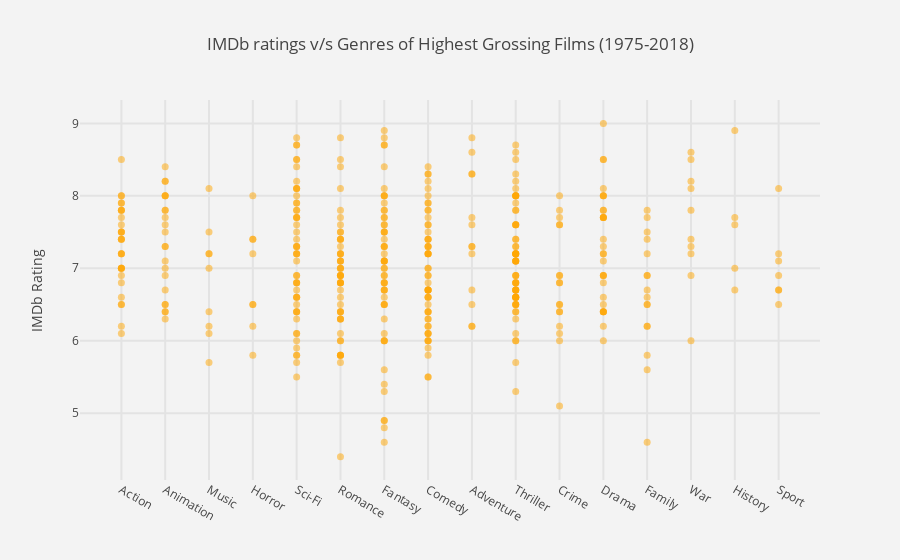

Source (notebook cell):
### Markdown cell above
<br>
# **Visualization of Data**
In the previous step, we modified whatever data we had to and now we are ready to come down to the final part and the most fun part of this project, checking whether we can find correlations between the columns.

*I already have charted all pairs of parameters, which I thought would have little or big correlations between them. Any other pairs, which have not been charted, can be done by forking this notebook.*

The plots are categorized according to one parameter, say `imdb_rating` or `length`, and all possible charts are shown as sub-bullets under the main parameter. 

<br>
## 1. IMDb Rating
IMDb ratings along with Rotten Tomatoes may not be the only yardsticks to measure a film's greatness by, but according to me,they do play a substantial role in estimating it. IMDb, for a fact is one of the most reliable websites you could get ratings from. All IMDb ratings of all the movies are scraped and collected in `imdb_rating` column of our `dataset`.

###  IMDb Rating versus Main Genre of the film
The most relevant genre of the film is stored in the `Main_Genre` column of our `dataset`.

### Code cell
# mandatory imports for offline plotting of plotly
from plotly.offline import init_notebook_mode, iplot
import plotly.graph_objs as go

trace1 = go.Scatter( # for plotting scatter graph, go.Scatter is used
        y = dataset.imdb_rating,
        x = dataset.Main_Genre,
        marker = dict(color = 'orange', size = 7, opacity = 0.5), # marker attributes inside graph
        mode = "markers",
        text = dataset.title # text for each marker during hover
)

data = [trace1]

layout = go.Layout(
    title = 'IMDb ratings v/s Genres of Highest Grossing Films (1975-2018)',
    xaxis = dict(showgrid = True, zeroline = True, gridwidth = 2), 
    yaxis = dict(title = 'IMDb Rating', gridwidth = 2),
    hovermode = 'closest',
    paper_bgcolor='rgb(243, 243, 243)',
    plot_bgcolor='rgb(243, 243, 243)',
)

fig = go.Figure(data = data, layout = layout)
# for offline glue-ing of plot into notebook
init_notebook_mode(connected=True)
iplot(fig)

### Figure 1 — Plotly figure (JSON) as saved in the notebook; plotly's stock layout.template omitted (floating-point values rounded to 4 significant figures; data arrays with more than 128 entries replaced by an {"elided": "..."} marker saying what was removed)
{"data": [{"marker": {"color": "orange", "opacity": 0.5, "size": 7}, "mode": "markers", "text": {"elided": "437 str values"}, "x": {"elided": "437 str values"}, "y": {"elided": "437 float values"}, "type": "scatter", "uid": "8098ca70-88be-4044-9735-98aa2481aa74"}], "layout": {"hovermode": "closest", "paper_bgcolor": "rgb(243, 243, 243)", "plot_bgcolor": "rgb(243, 243, 243)", "title": "IMDb ratings v/s Genres of Highest Grossing Films (1975-2018)", "xaxis": {"gridwidth": 2, "showgrid": true, "zeroline": true}, "yaxis": {"gridwidth": 2, "title": "IMDb Rating"}}}
